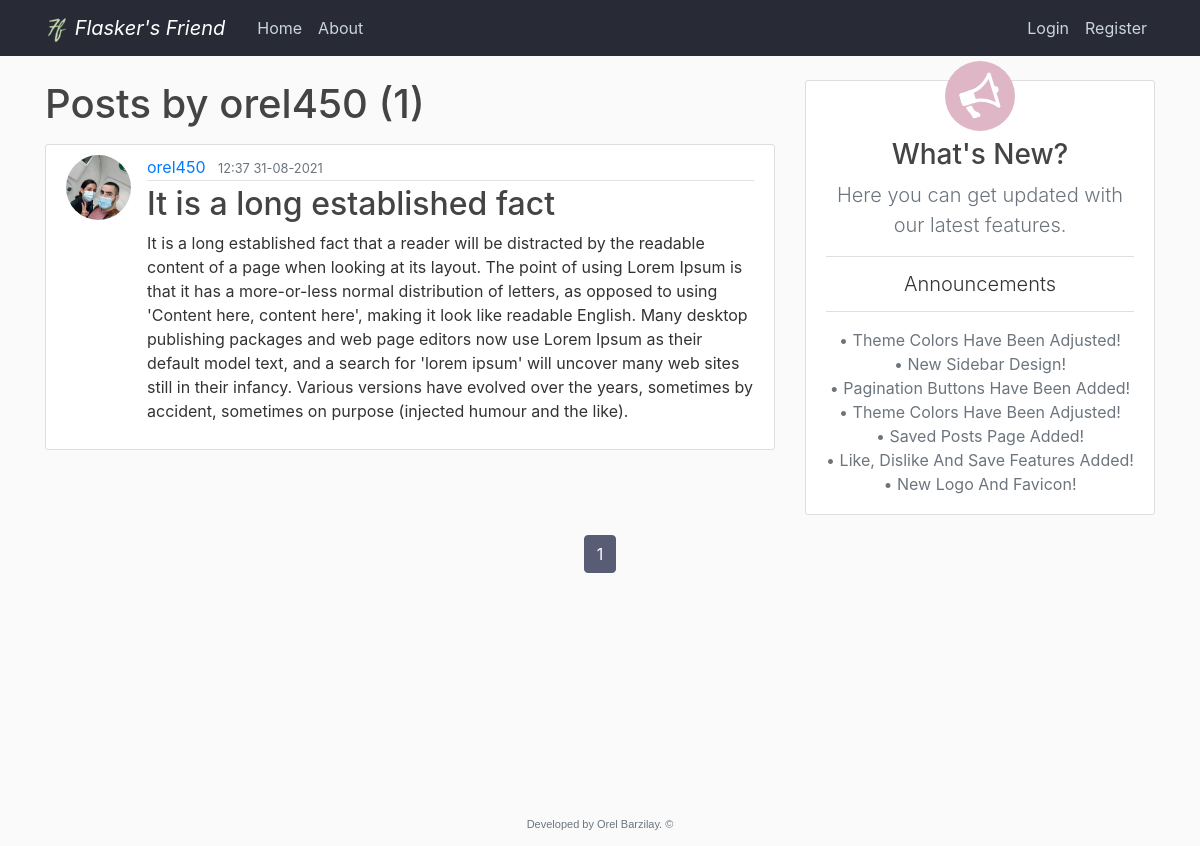
The page /user/orel450 on the database its author committed.
### flaskblog/models.py (models this page shows, shortened)
class User(db.Model, UserMixin):
    id = db.Column(db.Integer, primary_key=True)
    username = db.Column(db.String(20), unique=True, nullable=False)
    email = db.Column(db.String(120), unique=True, nullable=False)
    image_file = db.Column(db.String(20), nullable=False, default='default.jpg')
    password = db.Column(db.String(60), nullable=False)
    admin = db.Column(db.Integer, nullable=False, default=0)  # Self Added
    posts = db.relationship('Post', backref='author', lazy=True)  # Here we refer the post class
    liked = db.relationship('PostLike', foreign_keys='PostLike.user_id', backref='user', lazy='dynamic')
    disliked = db.relationship('PostDislike', foreign_keys='PostDislike.user_id', backref='user', lazy='dynamic')
    saved = db.relationship('PostSave', foreign_keys='PostSave.user_id', backref='user', lazy='dynamic')

class Post(db.Model):
    id = db.Column(db.Integer, primary_key=True)
    title = db.Column(db.String(100), nullable=False)
    date_posted = db.Column(db.DateTime, nullable=False, default=datetime.now)
    content = db.Column(db.Text, nullable=False)
    user_id = db.Column(db.Integer, db.ForeignKey('user.id'), nullable=False)  # ForeignKey refers User table key
    likes = db.relationship('PostLike', backref='post', lazy='dynamic')
    dislikes = db.relationship('PostDislike', backref='post', lazy='dynamic')
    saves = db.relationship('PostSave', backref='post', lazy='dynamic')

class Announcements(db.Model):
    id = db.Column(db.Integer, primary_key=True)
    content = db.Column(db.Text, nullable=False)
    date_posted = db.Column(db.DateTime, nullable=False, default=datetime.now, onupdate=datetime.now)

### flaskblog/users/routes.py (the view)
@users.route("/user/<string:username>")  # Giving two routes for the same function
def user_posts(username):
    anns = Announcements.query.order_by(Announcements.date_posted.desc())
    page = request.args.get('page', 1, type=int)
    user = User.query.filter_by(username=username).first_or_404()  # returns relevant user by username, else returns 404
    posts = Post.query.filter_by(author=user)\
        .order_by(Post.date_posted.desc())\
        .paginate(page=page, per_page=5)
    return render_template('user_posts.html', posts=posts, user=user, anns=anns)

### flaskblog/templates/user_posts.html
{% extends "layout.html" %}
{% block content %}
  <h1 class="mb-3">Posts by {{ user.username }} ({{ posts.total }})</h1>
  {% for post in posts.items %}
    <article class="media content-section cancel-margin">
      <img class="rounded-circle article-img" src="{{ url_for('static', filename='profile_pics/' + post.author.image_file) }}">
      <div class="media-body">
        <div class="article-metadata">
          <a class="mr-2" href="{{ url_for('users.user_posts', username=post.author.username) }}">{{ post.author.username }}</a>
          <small class="text-muted">{{ post.date_posted.strftime('%H:%M %d-%m-%Y') }}</small>
        </div>
        <h2><a class="article-title" href="{{ url_for('posts.post', post_id=post.id) }}">{{ post.title }}</a></h2>
        <p class="article-content">{{ post.content }}</p>
      </div>
    </article>
    {% endfor %}
{% endblock content %}
{% block pagination %}
    {% for page_num in posts.iter_pages(left_edge=1, right_edge=1, left_current=1, right_current=2) %}
      {% if page_num %}
        {% if posts.page == page_num %}
          <a class="btn mb-4 btn-theme" href="{{ url_for('main.home', page=page_num) }}">{{ page_num }}</a>
        {% else %}
          <a class="btn btn-outline-theme mb-4" href="{{ url_for('main.home', page=page_num) }}">{{ page_num }}</a>
        {% endif %}
      {% else %}
        ...
      {% endif %}
    {% endfor %}
{% endblock pagination %}

### flaskblog/templates/layout.html (shortened to what this page needs)
<!DOCTYPE html>
<html lang="en">
<head>
    <link rel="stylesheet" href="https://stackpath.bootstrapcdn.com/bootstrap/4.3.1/css/bootstrap.min.css">
    <link rel="stylesheet" type="text/css" href="{{ url_for('static', filename='main.css') }}">
    <link rel="stylesheet" href="https://cdn.jsdelivr.net/npm/bootstrap-icons@1.5.0/font/bootstrap-icons.css">
</head>
<body>
  <div class="content">
    <header class="site-header">
      <nav class="navbar navbar-expand-md navbar-dark bg-steel fixed-top">
        <div class="container">
          <a class="navbar-brand mr-4 font-italic" href="/">
            <img src="{{ url_for('static', filename='logo_24x24.png') }}" style="height: 24px;">
            Flasker's Friend
          </a>
          <div class="collapse navbar-collapse" id="navbarToggle">
            <div class="navbar-nav mr-auto">
              <a class="nav-item nav-link" href="{{ url_for('main.home') }}">Home</a>
              <a class="nav-item nav-link" href="{{ url_for('main.about') }}">About</a>
            </div>
            <div class="navbar-nav">
              {% if current_user.is_authenticated and current_user.admin == 1 %}
                <a class="nav-item nav-link" style="padding-bottom: 0; padding-top: 4px;" href="{{ url_for('users.account') }}">
                  <img class="rounded-circle navbar-account-img my-auto" src="{{ url_for('static', filename='profile_pics/' + current_user.image_file) }}">
                  {{ current_user.username }}
                </a>
                <a class="nav-item nav-link" href="{{ url_for('posts.new_post') }}">New Post</a>
                <a class="nav-item nav-link" href="{{ url_for('admin.admin_panel') }}">Admin Panel</a>
                <a class="nav-item nav-link" href="{{ url_for('users.logout') }}">Logout</a>
              {% else %}
                <a class="nav-item nav-link" href="{{ url_for('users.login') }}">Login</a>
                <a class="nav-item nav-link" href="{{ url_for('users.register') }}">Register</a>
              {% endif %}
            </div>
          </div>
        </div>
      </nav>
    </header>
    {% block main_container %}
    <main role="main" class="container">
      <div class="row main-container">
        {% endblock main_container %}
        {% block sidebox %}
        <div class="col-md-8">
        {% endblock sidebox %}
          {% block content %}{% endblock content %}
        </div>
        {% block sidebar %}
          <div class="col-md-4">
            <div class="content-section sidebar-margin">
                <span class="sidebar-circle">
                    <img class="sidebar-megaphone" src="{{ url_for('static', filename='megaphone-white.svg') }}">
                </span>
              <h3 class="text-center">What's New?</h3>
              <p class="text-muted text-center lead">Here you can get updated with our latest features.</p>
                <ul class="list-group list-group-flush">
                {% if current_user.is_authenticated and current_user.admin %}
                  <a class="list-group-item text-center lead mb-2 sidebar-announcement-button" href="{{ url_for('admin.announcements') }}" data-toggle="tooltip" data-placement="bottom" title="Click To Manage">
                    Announcements
                  </a>
                {% else %}
                  <li class="list-group-item text-center lead mb-2">
                    Announcements
                  </li>
                {% endif %}
                <p class="text-center mt-2 text-muted sidebar-p-mb">
                  {% for ann in anns %}
                      &#8226; {{ann.content}}<br>
                  {% endfor %}
                </p>
                </ul>
            </div>
          </div>
      </div>
      {% endblock sidebar %}
      <div class="container" style="">
          <div class="pagination-container">
            {% block pagination %}{% endblock pagination%}
          </div>
      </div>
    </main>
  </div>
    <footer class="footer">
      <p class="site-footer text-muted text-center">Developed by Orel Barzilay. &copy;</p>
    </footer>
</body>
</html>

### flaskblog/static/main.css (style rules this page uses)
html, body { height: 95.8%; }
.content { flex: 1 0 auto; }
body { background: #fafafa; color: #333333; margin-top: 5rem; display: flex; flex-direction: column; }
h1, h2, h3, h4, h5, h6 { color: #444444; }
.bg-steel { background-color: #282a35; }
.site-header .navbar-nav .nav-link { color: #cbd5db; }
.content-section { background: #ffffff; padding: 10px 20px; border: 1px solid #dddddd; border-radius: 3px; margin-bottom: 20px; }
.article-title { color: #444444; overflow-wrap: anywhere }
.article-content { white-space: pre-line; overflow-wrap: anywhere }
.article-img { object-fit: cover; height: 65px; width: 65px; margin-right: 16px; }
.article-metadata { padding-bottom: 1px; margin-bottom: 4px; border-bottom: 1px solid #e3e3e3 }
.main-container { justify-content: center; }
.btn-theme { color: #fff; background-color: #585c74; border-color: #585c74; }
.pagination-container { width: fit-content; margin: 0 auto; }
.sidebar-circle { display: flex; justify-content: center; align-items: center; background: #deb6c5; color: #deb6c5; border-radius: 50%; padding: 10px; height: 70px; width: 70px; top: -30px; position: relative; margin-left: auto; margin-right: auto; margin-bottom: -23px; left: 0; right: 0; }
.sidebar-megaphone { height: 40px; transform: rotate(343deg); }
.sidebar-p-mb { margin-bottom: 8px; }
.footer { flex-shrink: 0; }
.site-footer { font: normal 11px arial,Calibri,Verdana,Geneva,sans-serif; }

### rows shown on the page
User: username "orel450"
Post: image_file (picture), author.username "orel450", date_posted "12:37 31-08-2021", title "It is a long established fact", content "It is a long established fact that a reader will be distracted by the readable content of a page when looking at its layout. The point of using Lorem Ipsum is that it has a more-or-less normal distribution of letters, as opposed to using 'Content here, content here', making it look like readable English. Many desktop publishing packages and web page editors now use Lorem Ipsum as their default model text, and a search for 'lorem ipsum' will uncover many web sites still in their infancy. Various versions have evolved over the years, sometimes by accident, sometimes on purpose (injected humour and the like)."
Announcements: content "Theme Colors Have Been Adjusted!"
Announcements: content "New Sidebar Design!"
Announcements: content "Pagination Buttons Have Been Added!"
Announcements: content "Theme Colors Have Been Adjusted!"
Announcements: content "Saved Posts Page Added!"
Announcements: content "Like, Dislike And Save Features Added!"
Announcements: content "New Logo And Favicon!"

### other values the page prints
{{ posts.total }} "1"
{{ page_num }} "1"
